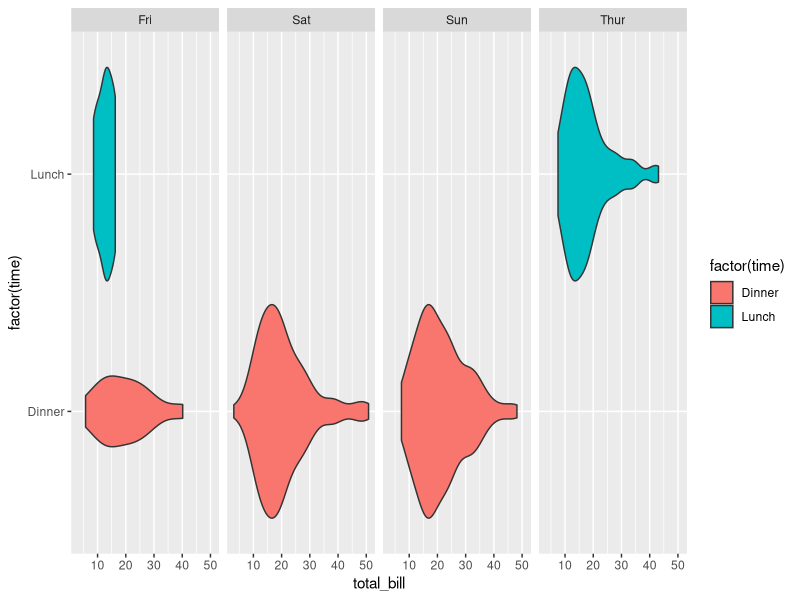

Recreate this plot in R.
library(ggplot2)
library(reshape2)

ggplot(tips, aes(x=total_bill, y=factor(time), fill=factor(time))) +
geom_violin() +
facet_grid(cols=vars(day))
